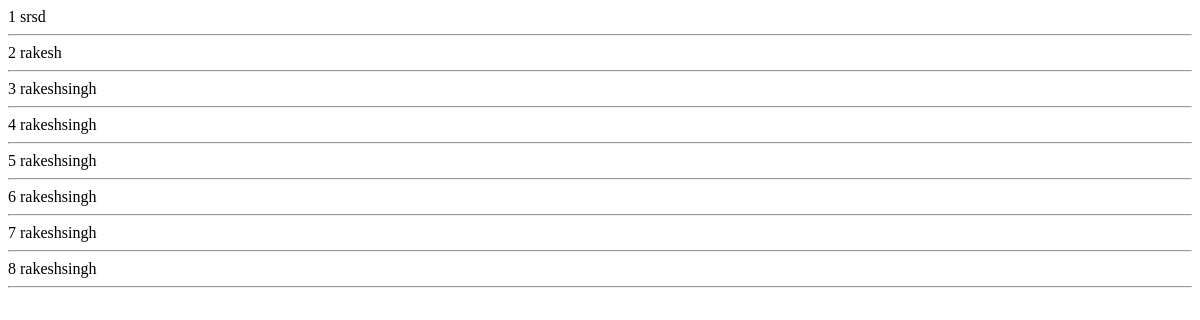
/accounts/simple_node/, run on an earlier commit of the app's database.
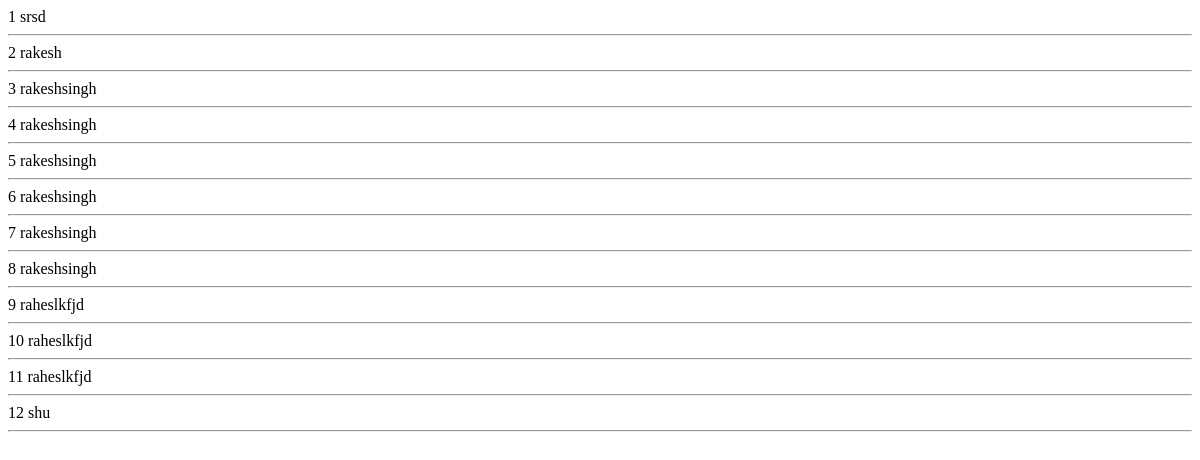
And on a later commit of the database.
### accounts/models.py (models this page shows)
class simple_node_data(models.Model):
    name = models.CharField(max_length=200)

### accounts/views.py (the view)
# urls.py: path('simple_node/',views.simple_node),
def simple_node(req):
    print( 'name' in req.GET )
    if 'name' in req.GET:
        data = req.GET['name']
        datas = simple_node_data.objects.create(name = data)
    show_data = simple_node_data.objects.all()
    return render(req,'accounts/simple_node.html',{'data':show_data})

### accounts/templates/accounts/simple_node.html (shortened to what this page needs)
<!DOCTYPE html>
<html>
<head>
</head>
<body>
{% for i in data %}
{{i.id}}
{{i.name }}<br><hr>
{% endfor %}
</body>
</html>

What changed in the data, as far as the page shows it:
added simple_node_data: id "9", name "raheslkfjd"
added simple_node_data: id "10", name "raheslkfjd"
added simple_node_data: id "11", name "raheslkfjd"
added simple_node_data: id "12", name "shu"
